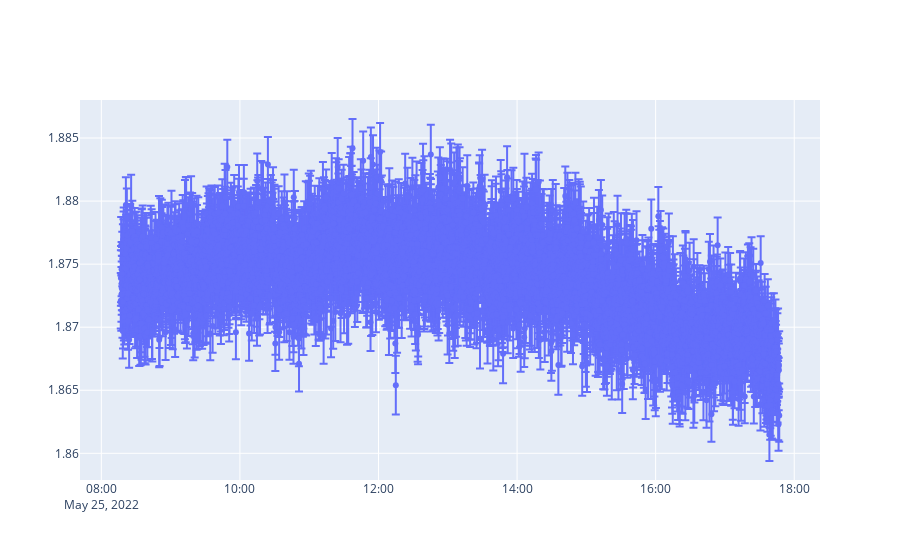

The code cell stored with this chart in its notebook:
### Code cell
#Run this cell repeatedly when looking for interesting days. When you find one, run the following cell to add it to the interesting dict. 
i+=1
df = date_separated[i]
fig = go.Figure()
fig.add_trace(go.Scatter(
        x = df.index,
        y = df['xch4(ppm)'],
        error_y = dict(
            type='data', # value of error bar given in data coordinates
            array=df['xch4(ppm)_error'],
            visible=True),
        mode='markers',
    ))
fig.show()

### Figure 1 — Plotly figure (JSON) as saved in the notebook; plotly's stock layout.template omitted (floating-point values rounded to 4 significant figures; data arrays with more than 128 entries replaced by an {"elided": "..."} marker saying what was removed)
{"data": [{"error_y": {"array": {"elided": "4506 float values"}, "type": "data", "visible": true}, "mode": "markers", "type": "scatter", "x": {"elided": "4506 str values"}, "y": {"elided": "4506 float values"}}], "layout": {}}
